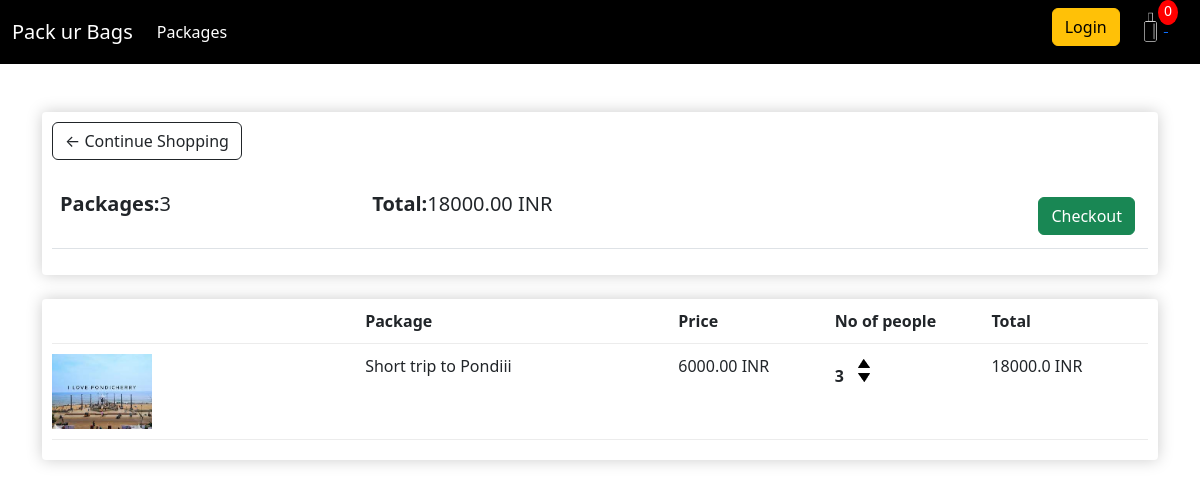
/cart/ (signed in), run on an earlier commit of the app's database.
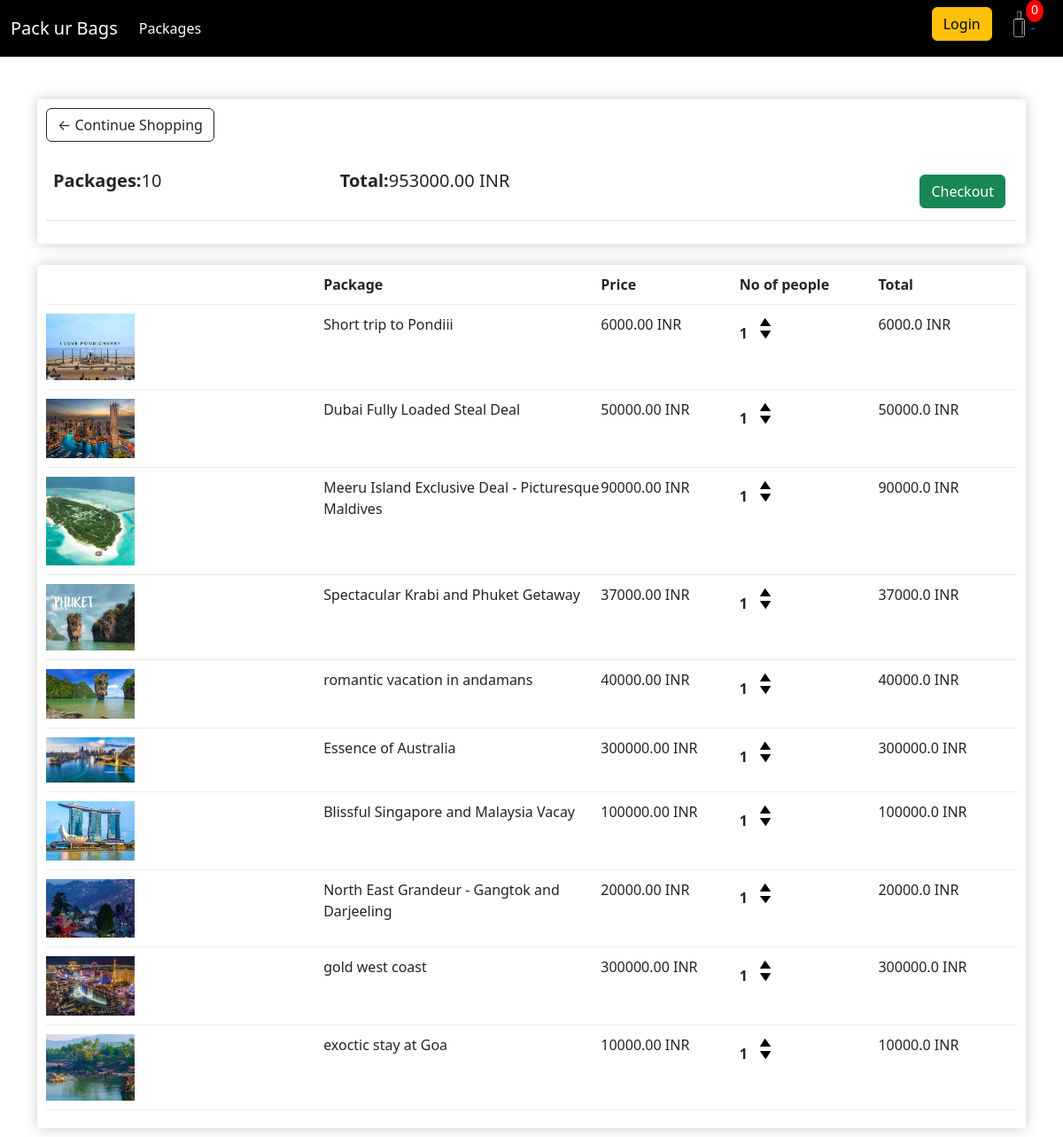
And on a later commit of the database.
### store/models.py (models this page shows, shortened)
class Order(models.Model):
    customer = models.ForeignKey(Customer, on_delete=models.SET_NULL, blank=True, null= True)
    date_ordered = models.DateTimeField(auto_now_add=True)
    complete=models.BooleanField(default=False, null=True, blank=False)
    transaction_id = models.CharField(max_length=300, null=True)
    @property
    def get_cart_total(self):
        orderitems = self.orderitem_set.all()
        total = sum([item.get_total for item in orderitems])
        return total
    @property
    def get_cart_items(self):
        orderitems = self.orderitem_set.all()
        total = sum([item.quantity for item in orderitems])
        return total

class OrderItem(models.Model):
    package=models.ForeignKey(Package, on_delete=models.SET_NULL, blank=True, null=True)
    oder=models.ForeignKey(Order, on_delete=models.SET_NULL, blank=True, null=True)
    quantity = models.IntegerField(default=0, null=True, blank=True)
    date_added = models.DateTimeField(auto_now_add=True)
    @property
    def get_total(self):
        total = self.package.price * self.quantity
        return total

class Package(models.Model):
    name = models.CharField(max_length=300, null=True)
    price = models.FloatField()
    no_of_days = models.IntegerField()
    places_included = models.CharField(max_length=300 , null=True)
    image = models.ImageField(null= True, blank=True)
    @property
    def imageURL(self):
        try:
            url = self.image.url
        except:
            url = ''
        return url

### store/views.py (the view)
# urls.py: path('cart/', views.cart, name='cart'),
def cart(request):
    if request.user.is_authenticated:
        customer = request.user.customer
        order , created = Order.objects.get_or_create(customer=customer, complete=False)
        items = order.orderitem_set.all()
    else:
        items = []
        order = {'get_cart_total':0, 'get_cart_items':0 }
    context = {'items':items , 'order':order}
    return render(request, 'store/cart.html', context)

### store/templates/store/cart.html
{% extends 'store/main.html' %}
{% load static %}
{% block content %}
<div class="row">
    <div class="col-lg-12">
        <div class="box-element">
            <a class="btn btn-outline-dark" href="{% url 'store' %}">&#x2190; Continue Shopping</a>
            <br>
            <br>
            <table class="table">
                <tr>
                    <th><h5><strong>Packages:</strong>{{order.get_cart_items}}</h5></th>
                    <th><h5><strong>Total:</strong>{{order.get_cart_total|floatformat:2}} INR</h5></th>
                    <th>
                        <a style="float:right; margin:5px" class="btn btn-success" href="{% url 'checkout' %}">Checkout</a>
                    </th>
                </tr>
            </table>
        </div>
        <br>
        <div class="box-element">
            <div class="cart-row">
                <div style="flex:2"></div>
                <div style="flex:2"><strong>Package</strong></div>
                <div style="flex:1"><strong>Price</strong></div>
                <div style="flex:1"><strong>No of people</strong></div>
                <div style="flex:1"><strong>Total</strong></div>
            </div>
            {% for item in items %}
            <div class="cart-row">
                <div style="flex:2"><img class="row-image" src="{{item.package.imageURL}}"></div>
                <div style="flex:2">{{item.package.name}}</div>
                <div style="flex:1">{{item.package.price|floatformat:2}} INR</div>
                <div style="flex:1">
                    <p class="quantity">{{item.quantity}}</p>
                    <div class="quantity">
                        <img class="chg-quantity" src="{% static  'images/arrow-up.png' %}">
                        <img class="chg-quantity" src="{% static  'images/arrow-down.png' %}">
                    </div>
                </div>
                <div style="flex:1">{{item.get_total}} INR</div>
            </div>
            {% endfor %}
        </div>
    </div>
</div>
{% endblock content %}

### store/templates/store/main.html (shortened to what this page needs)
{% load static%}
<!DOCTYPE html>
<html lang="en">
<head>
    <link rel="stylesheet" type="text/css" href="{% static 'css/main.css' %}">
    <link href="https://cdn.jsdelivr.net/npm/bootstrap@5.3.0-alpha1/dist/css/bootstrap.min.css" rel="stylesheet">
  </head>
<body>
    <nav class="navbar navbar-expand-lg navbar-dark bg-black mb-5">
        <div class="container-fluid">
          <a class="navbar-brand" href="{% url 'store' %}">Pack ur Bags</a>
          <div class="collapse navbar-collapse" id="navbarSupportedContent">
            <ul class="navbar-nav me-auto mb-2 mb-lg-0">
              <li class="nav-item">
                <a class="nav-link active" aria-current="page" href="{% url 'store' %}">Packages</a>
              </li>
            </ul>
            <div class="form-inline my-2 my-lg-0">
                <a href="#"class="btn btn-warning">Login</a>
                <a href="{% url 'cart' %}">
                 <img  id="cart-icon" src="{% static 'images/bag.jpg' %}">
                </a>
                <p id="cart-total">0</p>
            </div>
          </div>
        </div>
      </nav>
    <div class="container">
        {% block content %}
        {% endblock content %}
    </div>
  </body>
</html>

### static/css/main.css (style rules this page uses)
body { background-color: hsl(0, 0%, 98%); }
h1,h2,h3,h4,h5,h6 { color:hsl(0, 0%, 30%); }
.box-element { box-shadow:hsl(0, 0%, 80%) 0 0 16px; background-color: #fff; border-radius: 4px; padding: 10px; }
#cart-icon { width:25px; display: inline-block; margin-left: 15px; }
#cart-total { display: inline-block; text-align: center; color:#fff; background-color: red; width: 20px; height: 25px; border-radius: 50%; font-size: 14px; position: relative; top: -15px; left: -10px; }
.col-lg-4, .col-lg-6, .col-lg-8, .col-lg-12 { margin-top: 10px; margin-bottom: 10px; }
.btn { border-radius: 0; }
.row-image { width: 100px; }
.cart-row { display: flex; align-items: flex-stretch; padding-bottom: 10px; margin-bottom: 10px; border-bottom: 1px solid #ececec; }
.quantity { display: inline-block; font-weight: 700; padding-right:10px; }
.chg-quantity { width: 12px; cursor: pointer; display: block; margin-top: 5px; transition:.1s; }

What changed in the data, as far as the page shows it:
changed through a linked row, Order: get_cart_items "3" → "10"; get_cart_total "18000.00" → "953000.00"
changed OrderItem "Short trip to Pondiii": quantity "3" → "1"; get_total "18000.0" → "6000.0"
added OrderItem: package.imageURL (picture), package.name "Dubai Fully Loaded Steal Deal", package.price "50000.00", quantity "1", get_total "50000.0"
added OrderItem: package.imageURL (picture), package.name "Meeru Island Exclusive Deal - Picturesque Maldives", package.price "90000.00", quantity "1", get_total "90000.0"
added OrderItem: package.imageURL (picture), package.name "Spectacular Krabi and Phuket Getaway", package.price "37000.00", quantity "1", get_total "37000.0"
added OrderItem: package.imageURL (picture), package.name "romantic vacation in andamans", package.price "40000.00", quantity "1", get_total "40000.0"
added OrderItem: package.imageURL (picture), package.name "Essence of Australia", package.price "300000.00", quantity "1", get_total "300000.0"
added OrderItem: package.imageURL (picture), package.name "Blissful Singapore and Malaysia Vacay", package.price "100000.00", quantity "1", get_total "100000.0"
added OrderItem: package.imageURL (picture), package.name "North East Grandeur - Gangtok and Darjeeling", package.price "20000.00", quantity "1", get_total "20000.0"
added OrderItem: package.imageURL (picture), package.name "gold west coast", package.price "300000.00", quantity "1", get_total "300000.0"
added OrderItem: package.imageURL (picture), package.name "exoctic stay at Goa", package.price "10000.00", quantity "1", get_total "10000.0"
